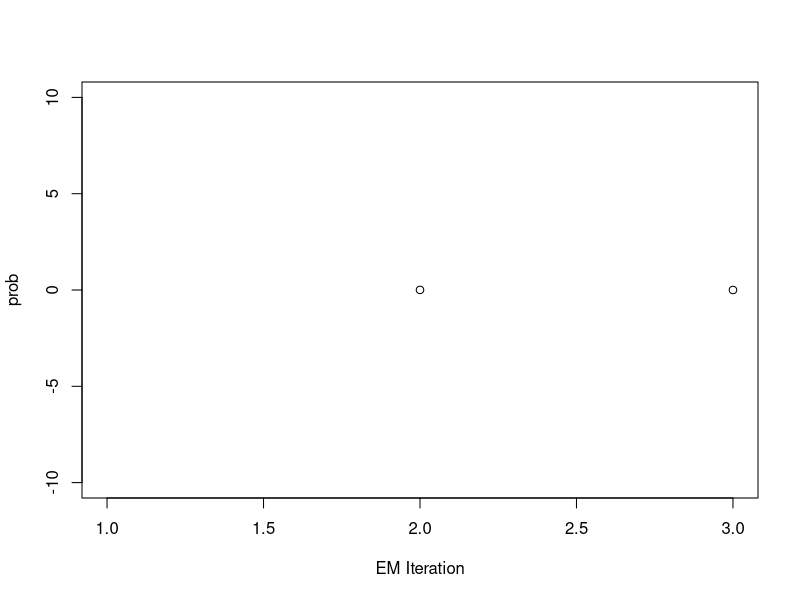

Reproduce this figure in R.

#
# Implementation of EM Algorithm, per documentation here: https://github.com/ihh/noisy-logit/blob/master/paper.pdf
# Katrina Kalantar
# September 12, 2018
#

library('e1071')                                        # contains sigmoid function
library("mlbench")                                      # contains BreastCancer dataset (and other ML datasets)
library("glmnet")   

# #
# # Set-up Data # 1 
# #
# 
# data(BreastCancer) 
# 
# # create dummy training / test dataset
# train <- sample(seq(1,699),400)
# 
# Xt <- t(data.matrix(BreastCancer[train,seq(2,ncol(BreastCancer)-1)]))
# Xt[is.na(Xt)] <- 0
# Yt <- as.character(BreastCancer[train,ncol(BreastCancer)])
# Yt[seq(1,round(length(Yt)/4))] = c("maybe","unlikely")[as.integer(Yt[seq(1,round(length(Yt)/4))] == "benign")+1]  # convert benign to unlikely, malignant to maybe
# # NOTE: order the levels in accordance with the "true" labels
# # (ie 1 == negative, 2 == positive, 3... are additional observed classes that do not correspond to a true latent label)
# Ytf <- as.integer(factor(Yt, levels = c("benign","malignant","maybe","unlikely")))
# 
# Xs<- t(data.matrix(BreastCancer[!(rownames(BreastCancer) %in% train),seq(2,ncol(BreastCancer)-1)]))
# Xs[is.na(Xs)] <- 0
# Ys <- as.character(BreastCancer[!(rownames(BreastCancer) %in% train),ncol(BreastCancer)])
# Ys[seq(1,round(length(Ys)/4))] = c("maybe","unlikely")[as.integer(Ys[seq(1,round(length(Ys)/4))] == "benign")+1]  # convert benign to unlikely, malignant to maybe
# Ysf <- as.integer(factor(Ys), levels = c("benign","malignant","maybe","unlikely"))

#
# Set-up Data # 2 - more distinct dataset
#

library(datasets)
data(iris)
iris_mod <- iris[sample(nrow(iris)),]
keep <- c("setosa","virginica")
iris_mod <- iris_mod[iris_mod$Species %in% keep,]

# create dummy training / test dataset
train <- sample(seq(1,dim(iris_mod)[1]),.7*dim(iris_mod)[1])

Xt <- t(data.matrix(iris_mod[train,1:4]))
Yt <- as.character(iris_mod[train,5])
Yt[seq(1,round(length(Yt)/4))] = c("unlikely","maybe")[as.integer(Yt[seq(1,round(length(Yt)/4))] == "setosa")+1]  # convert setosa to maybe, verginica to unlikely
# NOTE: order the levels in accordance with the "true" labels
# (ie 1 == negative, 2 == positive, 3... are additional observed classes that do not correspond to a true latent label)
Ytf <- as.integer(factor(Yt, levels = c("setosa","virginica","maybe","unlikely")))

training_dist <- table(Ytf)
names(training_dist) <- c("setosa","virginica","maybe","unlikely")
training_dist/length(Ytf)
true_dist <- table(iris_mod$Species)/length(iris_mod$Species)

Xs <- t(data.matrix(iris_mod[!(rownames(iris_mod) %in% train),1:4]))
Ys <- as.character(iris_mod[!(rownames(iris_mod) %in% train),5])
Ys[seq(1,round(length(Ys)/4))] = c("unlikely","maybe")[as.integer(Ys[seq(1,round(length(Ys)/4))] == "setosa")+1]  # convert setosa to maybe, verginica to unlikely
Ysf <- as.integer(factor(Ys), levels = c("setosa","virginica","maybe","unlikely"))


#
# Run EM
#

# algorithm parameters
n_classes_observed = 4                                  # number of observed classes (clinician labels)
n_true_classes = 2                                      # number of true classes
max_iter = 1000                                         # maximum number of iterations of EM before quitting with "did not converge"

### EM Algorithm Implementation

# Set theta_1 to some sensible values, where theta_1 = (Z, u)
m <- matrix(runif(n_true_classes * n_classes_observed), nrow=n_classes_observed)    # initialize Z probability parameter matrix
zmat <- exp(m)/rowSums(exp(m))
u <- as.matrix(runif(nrow(Xs), 0, 1))                   # initialize u weight vector

zmat_orig <- zmat                                       # save the original parameters theta_1 for reference
u_orig <- u

probs <- list()
continue = TRUE

### for i in {1,2,3...}
for(i in seq(1:max_iter)){
  
  # lines in paper: P(bn=1|theta, xn, cn)
  sigma <- sigmoid(t(u) %*% Xt)                 
  print(paste("DEBUG: dim(sigma) = ", dim(sigma)[1], "x", dim(sigma)[2]))
  B = 1 / (1 + (((1-sigma) * zmat[Ytf,1]) / (sigma * zmat[Ytf,2])))   
  print(paste("DEBUG: dim(B) = ", dim(B)[1], "x", dim(B)[2]))
  
  ### Set z(i+1) ← argmaxz(Ez) by counting & normalizing
  gamma <- matrix(data = NA, nrow = nrow(zmat), ncol = ncol(zmat))
  for(obs in seq(1:n_classes_observed)){
    gamma[obs, 1] = as.integer(obs==1) + sum(1 - B[Ytf == obs])
    gamma[obs, 2] = as.integer(obs==2) + sum(B[Ytf == obs])
  }
  zmat_new <- t(t(gamma)/colSums(gamma))      # normalize the rows to sum to 1
  zmat_new <- zmat_new/rowSums(zmat_new)      # normalize rows?? NOT SURE IF THIS IS CORRECT
  
  
  ### Set u(i+1) ← argmaxu(Eu) using glmnet() with weights
  pseudo_dataset <- cbind(Xt, Xt)
  pseudo_labels <- cbind(rep(0, ncol(Xt)), rep(1, ncol(Xt)))
  weights_f <- cbind((1-B), B)
  model <- glmnet(t(pseudo_dataset), as.numeric(pseudo_labels), family="binomial", weights = as.numeric(weights_f), alpha = 1) 
  u_new <- model$beta[,ncol(model$beta)-3]  # NOTE: SHOULD GET LAMBDA PARAM BY CROSS-VALIDATION, just selected third-to-last lambda row randomly for now
  
  P_b1 = sigmoid(t(u_new) %*% Xt)
  P_b0 = 1 - P_b1
  P_u = prod(exp(-abs(u_new)))
  P_z = (1-sum(zmat_new[,1])) * prod(zmat_new[,1] ^ c(0,0,0,1)) * (1-sum(zmat_new[,2])) * prod(zmat_new[,2] ^ c(1,0,0,0))
  new_prob = P_u * P_z * prod(as.numeric((P_b1 * zmat_new[,2][Ytf]) + (P_b0 * zmat_new[,1][Ytf])))
  print(paste("DEBUG: new_prob", new_prob))

  P_b1_old = sigmoid(t(u) %*% Xt)
  P_b0_old = 1 - P_b1_old
  P_u_old = prod(exp(-abs(u)))
  P_z_old = (1-sum(zmat[,1])) * prod(zmat[,1] ^ c(0,0,0,1)) * (1-sum(zmat[,2])) * prod(zmat[,2] ^ c(1,0,0,0))
  previous_prob = P_u_old * P_z_old * prod(as.numeric((P_b1_old * zmat[,2][Ytf]) + (P_b0_old * zmat[,1][Ytf])))
  print(paste("DEBUG: previous_prob", previous_prob))
  
  probs[[i]] <- new_prob/previous_prob
  zmat <- zmat_new
  u <- u_new
  
  # print statements for debugging 
  print(i)
  print((new_prob/previous_prob))
  print(new_prob)
  print(zmat)
  
  # the error seems to go up/down wildly in the initial rounds (1-10), so require at least 10 rounds for now
  #if( i>2 & abs(new_prob)/abs(previous_prob) < .0001) break
  if( abs(new_prob)/abs(previous_prob) < .0001) break
  
}

plot(seq(1:length(probs)), probs[1:length(probs)], ylim = c(-10,10), xlab = "EM Iteration", ylab = "prob")
print(zmat)